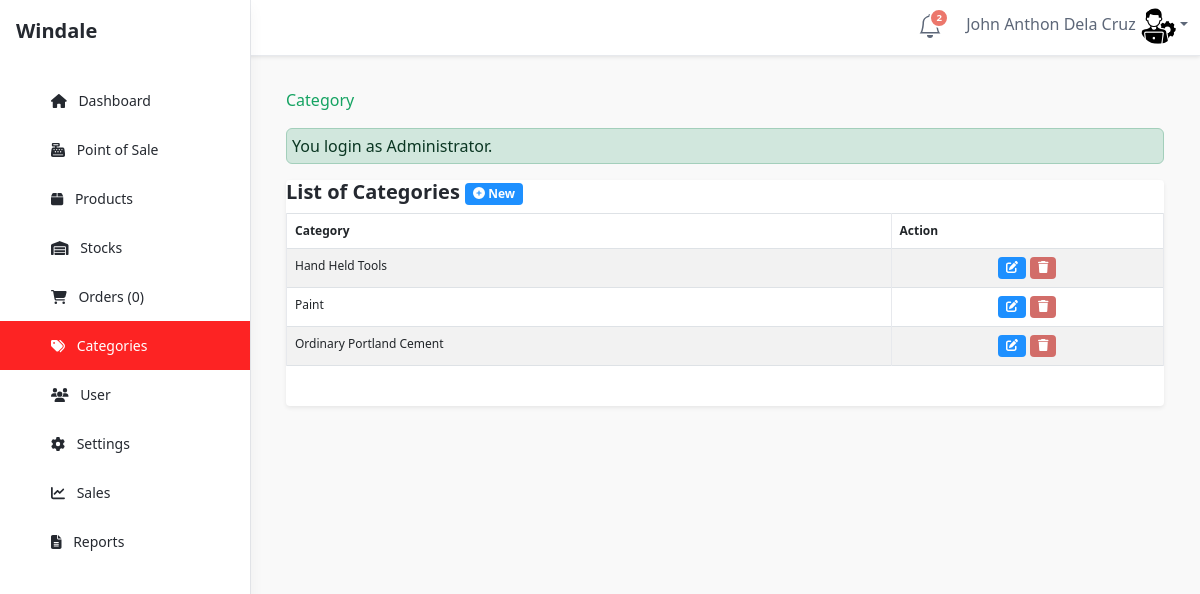
Screenshot of /admin/category/index.php (signed in) with the database file from the repository.
### tables this page shows
CREATE TABLE `tblcategory` (
  `CATEGID` int(11) NOT NULL,
  `CATEGORIES` varchar(255) NOT NULL,
  `USERID` int(11) NOT NULL
);

### admin/category/index.php (called while the page is built, shortened)
<?php
require_once ("../theme/templates.php");
?>

### include/database.php (called while the page is built, shortened)
<?php
class Database {
	var $sql_string = '';
	private $conn;
	public function open_connection() {
		$this->conn = mysqli_connect(server,user,pass);
		if(!$this->conn){
			echo "Problem in database connection! Contact administrator!";
			exit();
		}else{
			$db_select = mysqli_select_db($this->conn,database_name);
		}
	}
	function setQuery($sql='') {
		$this->sql_string=$sql;
	}
	function executeQuery() {
		$result = mysqli_query($this->conn, $this->sql_string);
		return $this->confirm_query($result);
	}
	private function confirm_query($result) {
		return $result;
	}
	function loadResultList( $key='' ) {
		$cur = $this->executeQuery();
		$array = array();
		while ($row = mysqli_fetch_object($cur)) {
			if ($key) {
				$array[$row->$key] = $row;
			} else {
				$array[] = $row;
			}
		}
		return $array;
	}
}
$mydb = new Database();
?>

### admin/category/list.php (the view, shortened to what this page needs)
<div class="tab-content" id="orders-table-tab-content">
    <div class="tab-pane fade show active" id="orders-all" role="tabpanel" aria-labelledby="orders-all-tab">
        <div class="app-card app-card-orders-table shadow-sm mb-5">
            <div class="app-card-body">
                    <div class="row">
                        <div class="col-lg-12">
                            <h1 class="fs-5">List of Categories <a href="index.php?view=add"
                                    class="btn btn-primary btn-sm  "> <i class="fa fa-plus-circle fw-fa"></i> New</a>
                            </h1>
                        </div>
                    </div>
                    <form action="controller.php?action=delete" Method="POST">
                        <div class="table-responsive">
                            <table id="dash-table" class="table table-striped table-bordered table-hover"
                                style="font-size:12px;" cellspacing="0">
                                <thead>
                                    <tr>
                                        <th>
                                            Category
                                        </th>
                                        <th>Action</th>
                                    </tr>
                                </thead>
                                <tbody>
                                    <?php
				  		$mydb->setQuery("SELECT * FROM `tblcategory`");
				  		$cur = $mydb->loadResultList();
						foreach ($cur as $result) {
				  		echo '<tr>';
				  			echo '<td>' . $result->CATEGORIES.'</td>';
				  		echo '<td align="center"><a title="Edit" href="index.php?view=edit&id='.$result->CATEGID.'" class="btn btn-primary btn-sm"> <i class="fas fa-edit"></i></a>
				  		     <a title="Delete" href="controller.php?action=delete&id='.$result->CATEGID.'" class="btn btn-danger btn-sm"> <i class="fas fa-trash"></i></a></td>';
				  		echo '</tr>';
				  	}
				  	?>
                                </tbody>
                            </table>
                        </div>
                </div>
            </div>
        </div>
    </div>

### rows the page displays
tblcategory: CATEGORIES "Hand Held Tools"
tblcategory: CATEGORIES "Paint"
tblcategory: CATEGORIES "Ordinary Portland Cement"

### other values shown
$notificationCount "2"
$_SESSION['U_NAME'] "John Anthon Dela Cruz"
$res "0"
$title "Category"
$_SESSION['message'] "You login as Administrator."
